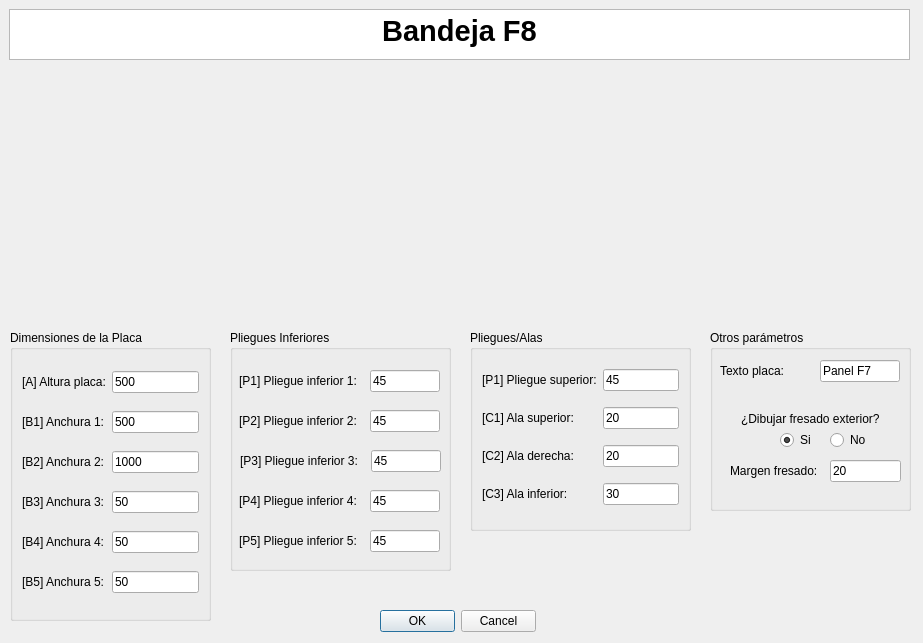
<?xml version="1.0" encoding="UTF-8"?>
<ui version="4.0">
 <class>MyPositionDialog</class>
 <widget class="QDialog" name="MyPositionDialog">
  <property name="geometry">
   <rect>
    <x>0</x>
    <y>0</y>
    <width>923</width>
    <height>643</height>
   </rect>
  </property>
  <property name="windowTitle">
   <string>Enter Position</string>
  </property>
  <property name="whatsThis">
   <string>&lt;html&gt;&lt;head/&gt;&lt;body&gt;&lt;p&gt;Esta ventana de KSDpanel te permite introducir todas las medidas correspondientes del panel seleccionado.&lt;/p&gt;&lt;p&gt;Recuerda que todas las medidas deben de ir en milimetros (mm).&lt;/p&gt;&lt;/body&gt;&lt;/html&gt;</string>
  </property>
  <widget class="QDialogButtonBox" name="buttonBox">
   <property name="geometry">
    <rect>
     <x>380</x>
     <y>610</y>
     <width>156</width>
     <height>23</height>
    </rect>
   </property>
   <property name="orientation">
    <enum>Qt::Horizontal</enum>
   </property>
   <property name="standardButtons">
    <set>QDialogButtonBox::Cancel|QDialogButtonBox::Ok</set>
   </property>
  </widget>
  <widget class="QTextBrowser" name="textBrowser">
   <property name="geometry">
    <rect>
     <x>9</x>
     <y>9</y>
     <width>901</width>
     <height>51</height>
    </rect>
   </property>
   <property name="html">
    <string>&lt;!DOCTYPE HTML PUBLIC &quot;-//W3C//DTD HTML 4.0//EN&quot; &quot;http://www.w3.org/TR/REC-html40/strict.dtd&quot;&gt;
&lt;html&gt;&lt;head&gt;&lt;meta name=&quot;qrichtext&quot; content=&quot;1&quot; /&gt;&lt;style type=&quot;text/css&quot;&gt;
p, li { white-space: pre-wrap; }
&lt;/style&gt;&lt;/head&gt;&lt;body style=&quot; font-family:'MS Shell Dlg 2'; font-size:8.25pt; font-weight:400; font-style:normal;&quot;&gt;
&lt;p align=&quot;center&quot; style=&quot; margin-top:0px; margin-bottom:0px; margin-left:0px; margin-right:0px; -qt-block-indent:0; text-indent:0px;&quot;&gt;&lt;span style=&quot; font-size:22pt; font-weight:600;&quot;&gt;Bandeja F8&lt;/span&gt;&lt;/p&gt;&lt;/body&gt;&lt;/html&gt;</string>
   </property>
  </widget>
  <widget class="QGroupBox" name="groupBox">
   <property name="geometry">
    <rect>
     <x>230</x>
     <y>330</y>
     <width>221</width>
     <height>241</height>
    </rect>
   </property>
   <property name="styleSheet">
    <string notr="true">font: 10pt &quot;MS Shell Dlg 2&quot;;</string>
   </property>
   <property name="title">
    <string>Pliegues Inferiores</string>
   </property>
   <widget class="QLabel" name="label_14">
    <property name="geometry">
     <rect>
      <x>9</x>
      <y>40</y>
      <width>141</width>
      <height>22</height>
     </rect>
    </property>
    <property name="text">
     <string>[P1] Pliegue inferior 1:</string>
    </property>
   </widget>
   <widget class="QLineEdit" name="pliegueInf1UI">
    <property name="geometry">
     <rect>
      <x>140</x>
      <y>40</y>
      <width>70</width>
      <height>22</height>
     </rect>
    </property>
    <property name="text">
     <string>45</string>
    </property>
   </widget>
   <widget class="QLabel" name="label_15">
    <property name="geometry">
     <rect>
      <x>9</x>
      <y>80</y>
      <width>141</width>
      <height>22</height>
     </rect>
    </property>
    <property name="text">
     <string>[P2] Pliegue inferior 2:</string>
    </property>
   </widget>
   <widget class="QLineEdit" name="pliegueInf2UI">
    <property name="geometry">
     <rect>
      <x>140</x>
      <y>80</y>
      <width>70</width>
      <height>22</height>
     </rect>
    </property>
    <property name="text">
     <string>45</string>
    </property>
   </widget>
   <widget class="QLabel" name="label_16">
    <property name="geometry">
     <rect>
      <x>10</x>
      <y>120</y>
      <width>161</width>
      <height>22</height>
     </rect>
    </property>
    <property name="text">
     <string>[P3] Pliegue inferior 3:</string>
    </property>
   </widget>
   <widget class="QLineEdit" name="pliegueInf3UI">
    <property name="geometry">
     <rect>
      <x>141</x>
      <y>120</y>
      <width>70</width>
      <height>22</height>
     </rect>
    </property>
    <property name="text">
     <string>45</string>
    </property>
   </widget>
   <widget class="QLabel" name="label_17">
    <property name="geometry">
     <rect>
      <x>9</x>
      <y>160</y>
      <width>151</width>
      <height>22</height>
     </rect>
    </property>
    <property name="text">
     <string>[P4] Pliegue inferior 4:</string>
    </property>
   </widget>
   <widget class="QLineEdit" name="pliegueInf4UI">
    <property name="geometry">
     <rect>
      <x>140</x>
      <y>160</y>
      <width>70</width>
      <height>22</height>
     </rect>
    </property>
    <property name="text">
     <string>45</string>
    </property>
   </widget>
   <widget class="QLabel" name="label_18">
    <property name="geometry">
     <rect>
      <x>9</x>
      <y>200</y>
      <width>151</width>
      <height>22</height>
     </rect>
    </property>
    <property name="text">
     <string>[P5] Pliegue inferior 5:</string>
    </property>
   </widget>
   <widget class="QLineEdit" name="pliegueInf5UI">
    <property name="geometry">
     <rect>
      <x>140</x>
      <y>200</y>
      <width>70</width>
      <height>22</height>
     </rect>
    </property>
    <property name="text">
     <string>45</string>
    </property>
   </widget>
  </widget>
  <widget class="QGroupBox" name="groupBox_2">
   <property name="geometry">
    <rect>
     <x>470</x>
     <y>330</y>
     <width>221</width>
     <height>201</height>
    </rect>
   </property>
   <property name="styleSheet">
    <string notr="true">font: 10pt &quot;MS Shell Dlg 2&quot;;</string>
   </property>
   <property name="title">
    <string>Pliegues/Alas</string>
   </property>
   <layout class="QGridLayout" name="gridLayout_2">
    <item row="2" column="0">
     <widget class="QLabel" name="label_11">
      <property name="text">
       <string>[C1] Ala superior:</string>
      </property>
     </widget>
    </item>
    <item row="5" column="1">
     <widget class="QLineEdit" name="alaInferiorUI">
      <property name="text">
       <string>30</string>
      </property>
     </widget>
    </item>
    <item row="0" column="0">
     <widget class="QLabel" name="label_13">
      <property name="text">
       <string>[P1] Pliegue superior:</string>
      </property>
     </widget>
    </item>
    <item row="2" column="1">
     <widget class="QLineEdit" name="alaSuperiorUI">
      <property name="text">
       <string>20</string>
      </property>
     </widget>
    </item>
    <item row="3" column="1">
     <widget class="QLineEdit" name="alaDerechaUI">
      <property name="text">
       <string>20</string>
      </property>
     </widget>
    </item>
    <item row="0" column="1">
     <widget class="QLineEdit" name="pliegueSuperiorUI">
      <property name="text">
       <string>45</string>
      </property>
     </widget>
    </item>
    <item row="5" column="0">
     <widget class="QLabel" name="label_12">
      <property name="text">
       <string>[C3] Ala inferior:</string>
      </property>
     </widget>
    </item>
    <item row="3" column="0">
     <widget class="QLabel" name="label_19">
      <property name="text">
       <string>[C2] Ala derecha:</string>
      </property>
     </widget>
    </item>
   </layout>
  </widget>
  <widget class="QLabel" name="imagenPanelUI">
   <property name="geometry">
    <rect>
     <x>220</x>
     <y>70</y>
     <width>481</width>
     <height>251</height>
    </rect>
   </property>
   <property name="text">
    <string/>
   </property>
   <property name="pixmap">
    <pixmap>../imagenes/REF_011cotas.jpg</pixmap>
   </property>
   <property name="scaledContents">
    <bool>true</bool>
   </property>
   <property name="wordWrap">
    <bool>false</bool>
   </property>
   <property name="margin">
    <number>0</number>
   </property>
   <property name="openExternalLinks">
    <bool>false</bool>
   </property>
  </widget>
  <widget class="QGroupBox" name="groupBox_3">
   <property name="geometry">
    <rect>
     <x>10</x>
     <y>330</y>
     <width>201</width>
     <height>291</height>
    </rect>
   </property>
   <property name="styleSheet">
    <string notr="true">font: 10pt &quot;MS Shell Dlg 2&quot;;</string>
   </property>
   <property name="title">
    <string>Dimensiones de la Placa</string>
   </property>
   <layout class="QGridLayout" name="gridLayout">
    <item row="1" column="1">
     <widget class="QLabel" name="label_4">
      <property name="text">
       <string>[B1] Anchura 1:</string>
      </property>
     </widget>
    </item>
    <item row="2" column="2">
     <widget class="QLineEdit" name="anchura2UI">
      <property name="text">
       <string>1000</string>
      </property>
     </widget>
    </item>
    <item row="0" column="2">
     <widget class="QLineEdit" name="alturaPlacaUI">
      <property name="text">
       <string>500</string>
      </property>
     </widget>
    </item>
    <item row="4" column="2">
     <widget class="QLineEdit" name="anchura4UI">
      <property name="text">
       <string>50</string>
      </property>
     </widget>
    </item>
    <item row="3" column="1">
     <widget class="QLabel" name="label_26">
      <property name="text">
       <string>[B3] Anchura 3:</string>
      </property>
     </widget>
    </item>
    <item row="2" column="1">
     <widget class="QLabel" name="label_22">
      <property name="text">
       <string>[B2] Anchura 2:</string>
      </property>
     </widget>
    </item>
    <item row="3" column="2">
     <widget class="QLineEdit" name="anchura3UI">
      <property name="text">
       <string>50</string>
      </property>
     </widget>
    </item>
    <item row="4" column="1">
     <widget class="QLabel" name="label_27">
      <property name="text">
       <string>[B4] Anchura 4:</string>
      </property>
     </widget>
    </item>
    <item row="1" column="2">
     <widget class="QLineEdit" name="anchura1UI">
      <property name="text">
       <string>500</string>
      </property>
     </widget>
    </item>
    <item row="0" column="1">
     <widget class="QLabel" name="label_8">
      <property name="text">
       <string>[A] Altura placa:</string>
      </property>
     </widget>
    </item>
    <item row="5" column="1">
     <widget class="QLabel" name="label_28">
      <property name="text">
       <string>[B5] Anchura 5:</string>
      </property>
     </widget>
    </item>
    <item row="5" column="2">
     <widget class="QLineEdit" name="anchura5UI">
      <property name="text">
       <string>50</string>
      </property>
     </widget>
    </item>
   </layout>
  </widget>
  <widget class="QGroupBox" name="groupBox_4">
   <property name="geometry">
    <rect>
     <x>710</x>
     <y>330</y>
     <width>201</width>
     <height>181</height>
    </rect>
   </property>
   <property name="styleSheet">
    <string notr="true">font: 10pt &quot;MS Shell Dlg 2&quot;;</string>
   </property>
   <property name="title">
    <string>Otros parámetros</string>
   </property>
   <widget class="QLabel" name="label">
    <property name="geometry">
     <rect>
      <x>10</x>
      <y>30</y>
      <width>95</width>
      <height>22</height>
     </rect>
    </property>
    <property name="text">
     <string>Texto placa:</string>
    </property>
   </widget>
   <widget class="QLineEdit" name="textoDescriptivoA0UI">
    <property name="geometry">
     <rect>
      <x>110</x>
      <y>30</y>
      <width>80</width>
      <height>22</height>
     </rect>
    </property>
    <property name="text">
     <string>Panel F7</string>
    </property>
   </widget>
   <widget class="QRadioButton" name="noCrearFresadoUI">
    <property name="geometry">
     <rect>
      <x>120</x>
      <y>100</y>
      <width>38</width>
      <height>20</height>
     </rect>
    </property>
    <property name="text">
     <string>No</string>
    </property>
   </widget>
   <widget class="QLineEdit" name="margenFresadoUI">
    <property name="geometry">
     <rect>
      <x>120</x>
      <y>130</y>
      <width>71</width>
      <height>22</height>
     </rect>
    </property>
    <property name="text">
     <string>20</string>
    </property>
   </widget>
   <widget class="QRadioButton" name="crearFresadoUI">
    <property name="geometry">
     <rect>
      <x>70</x>
      <y>100</y>
      <width>34</width>
      <height>20</height>
     </rect>
    </property>
    <property name="text">
     <string>Si</string>
    </property>
    <property name="checked">
     <bool>true</bool>
    </property>
   </widget>
   <widget class="QLabel" name="label_2">
    <property name="geometry">
     <rect>
      <x>31</x>
      <y>81</y>
      <width>148</width>
      <height>16</height>
     </rect>
    </property>
    <property name="mouseTracking">
     <bool>false</bool>
    </property>
    <property name="text">
     <string>¿Dibujar fresado exterior?</string>
    </property>
    <property name="buddy">
     <cstring>label_2</cstring>
    </property>
   </widget>
   <widget class="QLabel" name="label_3">
    <property name="geometry">
     <rect>
      <x>20</x>
      <y>130</y>
      <width>107</width>
      <height>22</height>
     </rect>
    </property>
    <property name="text">
     <string>Margen fresado:</string>
    </property>
   </widget>
  </widget>
  <zorder>groupBox_2</zorder>
  <zorder>groupBox</zorder>
  <zorder>buttonBox</zorder>
  <zorder>textBrowser</zorder>
  <zorder>imagenPanelUI</zorder>
  <zorder>groupBox_3</zorder>
  <zorder>groupBox_4</zorder>
 </widget>
 <resources/>
 <connections>
  <connection>
   <sender>buttonBox</sender>
   <signal>accepted()</signal>
   <receiver>MyPositionDialog</receiver>
   <slot>accept()</slot>
   <hints>
    <hint type="sourcelabel">
     <x>248</x>
     <y>254</y>
    </hint>
    <hint type="destinationlabel">
     <x>157</x>
     <y>274</y>
    </hint>
   </hints>
  </connection>
  <connection>
   <sender>buttonBox</sender>
   <signal>rejected()</signal>
   <receiver>MyPositionDialog</receiver>
   <slot>reject()</slot>
   <hints>
    <hint type="sourcelabel">
     <x>316</x>
     <y>260</y>
    </hint>
    <hint type="destinationlabel">
     <x>286</x>
     <y>274</y>
    </hint>
   </hints>
  </connection>
 </connections>
</ui>
